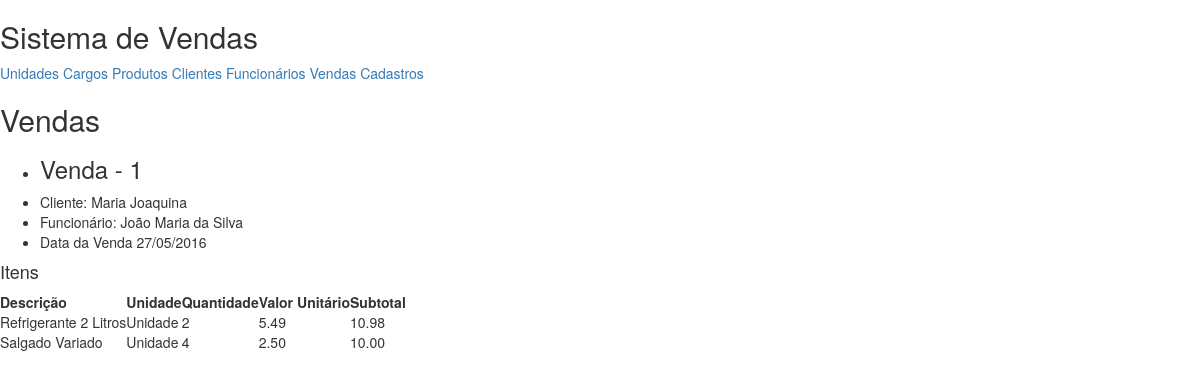
Screenshot of /appvendas/vendas/ with the database file from the repository.
### appvendas/models.py (models this page shows, shortened)
class Venda(models.Model):
    dataVenda=models.DateField("Data da Venda")
    vendedor=models.ForeignKey(Funcionario,on_delete=models.PROTECT,verbose_name="Funcionário")
    cliente=models.ForeignKey(Cliente,on_delete=models.PROTECT,verbose_name="Cliente")
    produtos=models.ManyToManyField(Produto,through="VendaProduto")

class Pessoa(models.Model):
    nome=models.CharField("Nome",max_length=255)
    email=models.EmailField("E-Mail",max_length=200)
    telefone=models.CharField("Telefone",max_length=20)

class VendaProduto(models.Model):
    venda=models.ForeignKey(Venda,on_delete=models.CASCADE)
    produto=models.ForeignKey(Produto,on_delete=models.PROTECT)
    quantidade=models.IntegerField("Quantidade")
    @property
    def subtotal(self):
        return self.produto.valorUnitario*self.quantidade

class Produto(models.Model):
    descricao=models.CharField("Descrição",max_length=255)
    valorUnitario=models.DecimalField("Valor Unitário",max_digits=10,decimal_places=2)
    unidade=models.ForeignKey(Unidade,on_delete=models.PROTECT,verbose_name="Unidade")

class Unidade(models.Model):
    descricao=models.CharField("Descrição",max_length=100)
    sigla=models.CharField("Sigla",max_length=5)

### appvendas/views.py (the view)
def listarvendas(request):
    vendas=Venda.objects.all()
    lista={'vendas':vendas}
    return render(request,'vendas.html',lista)

### templates/vendas.html
{% extends 'base.html' %}
{% block conteudo %}
    <h2>Vendas</h2>
    {% for venda in vendas %}
        <ul>
        <li><h3>Venda - {{ venda.id }}</h3></li>
        <li>Cliente: {{ venda.cliente.nome }}</li>
        <li>Funcionário: {{ venda.vendedor.nome }}</li>
        <li>Data da Venda {{ venda.dataVenda|date:'d/m/Y'  }}</li>
        </ul>
        <h4>Itens</h4>
        <table>
          <tr>
            <th>Descrição</th>
            <th>Unidade</th>
              <th>Quantidade</th>
              <th>Valor Unitário</th>
              <th>Subtotal</th>
          </tr>
            {% for item in venda.vendaproduto_set.all %}
               <tr>
               <td>{{ item.produto.descricao }}</td>
                <td>{{ item.produto.unidade.descricao }}</td>
               <td>{{ item.quantidade }}</td>
               <td>{{ item.produto.valorUnitario }}</td>
               <td>{{item.subtotal }}</td>
               </tr>
            {% endfor %}
        </table>
    {% endfor %}
{% endblock %}

### rows the page displays
Venda: id "1", cliente.nome "Maria Joaquina", vendedor.nome "João Maria da Silva", dataVenda "27/05/2016"
VendaProduto: produto.descricao "Refrigerante 2 Litros", produto.unidade.descricao "Unidade", quantidade "2", produto.valorUnitario "5.49", subtotal "10.98"
VendaProduto: produto.descricao "Salgado Variado", produto.unidade.descricao "Unidade", quantidade "4", produto.valorUnitario "2.50", subtotal "10.00"
